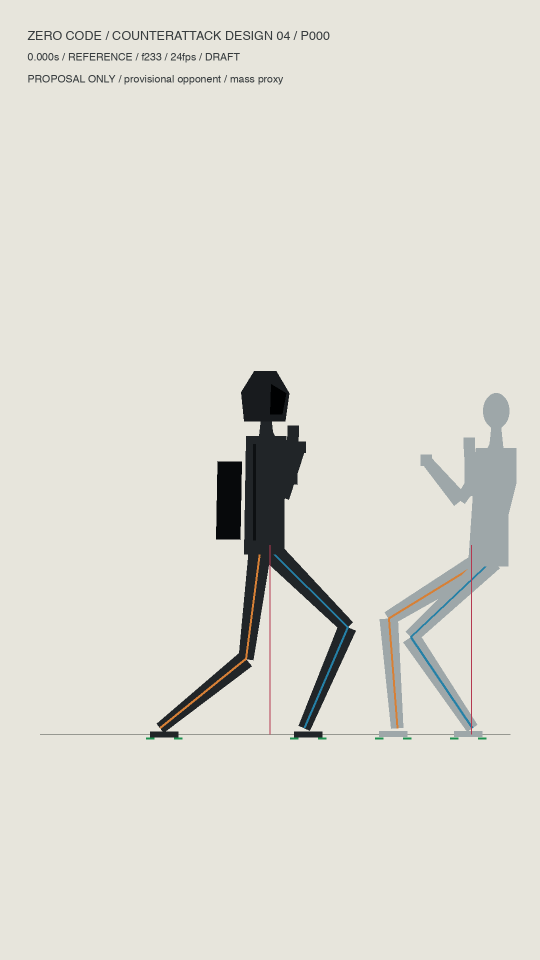
#> input picture reviews/counterattack_design_04/frames/P000.png, 1080 x 1920 px, given in place of P023.png, which was not available (shown at 1/2 size)
$ python build_design_04.py
#> lines starting #> are read from the running program, lines starting #| are printed output that depends on the picture; pictures that were not available may be replaced by others from this repository, and a replacement may not be noted
### reviews/counterattack_design_04/source/baseline.py
from pathlib import Path
from PIL import Image, ImageDraw, ImageFont
import math,json,copy,subprocess,hashlib,zipfile,shutil
GROUND=734.0
def ik(a, b, facing):
    l, m = 112., 110.
    dx, dy = b[0]-a[0], b[1]-a[1]
    dist = math.hypot(dx, dy)
    assert abs(l-m) < dist < l+m, (a,b,dist)
    q = (l*l-m*m+dist*dist)/(2*dist)
    h = math.sqrt(l*l-q*q)
    return [a[0]+dx/dist*q+facing*dy/dist*h,
            a[1]+dy/dist*q-facing*dx/dist*h]

# [9 lines left out: function shoe, not called in this run]

def mass_proxy(q):
    j = q['joints']; h=j['hip']; s=j['shoulder']
    segs=[(h,s,.48),(s,j['head'],.08)]
    for side in ['L','R']:
        segs += [(j[side+'_hip'],j[side+'_knee'],.10),
                 (j[side+'_knee'],j[side+'_ankle'],.06)]
    segs += [(s,j['fist'],.04),(s,j['guard'],.04)]
    return sum((a[0]+b[0])*.5*w for a,b,w in segs)/sum(w for a,b,w in segs)

def lerp(keys,t):
    for (a,x),(b,y) in zip(keys,keys[1:]):
        if a<=t<=b:
            u=(t-a)/(b-a);s=u*u*(3-2*u)
            return x+(y-x)*s
    return keys[0][1] if t<keys[0][0] else keys[-1][1]

# [5 lines left out: function step, not called in this run]

def arm(a,b,face):
    dx,dy=b[0]-a[0],b[1]-a[1];dist=math.hypot(dx,dy)
    assert 0<dist<106,(a,b,dist)
    h=math.sqrt(53*53-dist*dist/4)
    return [a[0]+dx/2-face*dy/dist*h,a[1]+dy/2+face*dx/dist*h]

# [99 lines left out: functions phase, pose, render, not called in this run]

### reviews/counterattack_design_04/source/build_design_04.py
from pathlib import Path
import json,copy,math,subprocess,shutil,hashlib,zipfile
from PIL import Image,ImageDraw,ImageFont
import baseline as b
O=Path(__file__).resolve().parents[1]; R=O.parents[1]; A=R/'reviews/counterattack_design_03'
poses=json.loads((A/'source/poses03.json').read_text())
#> (reads reviews/counterattack_design_03/source/poses03.json from the repository)
b.font=ImageFont.truetype('/System/Library/Fonts/Helvetica.ttc',25); b.small=ImageFont.truetype('/System/Library/Fonts/Helvetica.ttc',21)
L=b.lerp
for t,p in enumerate(poses):
 p['version']='04';p['indent']=0
 if 23<=t<=39:
  j=p['hero']['joints']; h=j['hip'];s=j['shoulder']
  # Local abdomen moves first; chest, head, pelvis start at distinct frames.
  hx=L([(23,264),(30,264),(33,246),(36,211),(39,163)],t)
  sx=L([(23,264),(25,264),(26,254),(28,236),(31,219),(35,197),(39,153)],t)
  headx=L([(23,264),(28,270),(30,257),(33,213),(35,190),(39,153)],t)
  h[0]=hx;s[0]=sx;j['head'][0]=headx
  p['indent']=L([(23,0),(24,0),(25,26),(26,28),(28,22),(31,10),(35,0),(39,0)],t)
  for side in ['L','R']:
   j[side+'_hip']=[hx+(4 if side=='L' else -4),h[1]]
   j[side+'_knee']=b.ik(j[side+'_hip'],j[side+'_ankle'],1)
  j['guard']=[sx+24,s[1]+4];j['guard_elbow']=b.arm(s,j['guard'],-1)
  j['fist']=[sx+35,s[1]+30];j['elbow']=b.arm([sx+7,s[1]+8],j['fist'],-1)
  p['hero']['com_x']=b.mass_proxy(p['hero'])
  # Visible fist left edge equals the local abdominal contour on P024/P025.
  ej=p['enemy']['joints'];y=h[1]-45
  x=L([(23,321),(24,296),(25,270),(26,268),(28,274),(31,321),(39,340)],t)
  ej['fist']=[x,y];ej['elbow']=[x+52,y-10]
  p['enemy']['com_x']=b.mass_proxy(p['enemy'])
 # Independent delayed rigid bag orientation and translational follow-through.
 p['bag_angle']=L([(0,0),(26,0),(28,.30),(31,.42),(35,-.24),(38,-.13),(40,.08),(42,0),(71,0)],t)
 p['bag_offset']=L([(0,0),(26,0),(28,10),(31,20),(35,9),(38,-7),(40,-3),(42,0),(71,0)],t)
import inspect
src=inspect.getsource(b.render)
src=src.replace("up=[dx/l,dy/l];back=[dy/l,-dx/l]", "angle=p.get('bag_angle',0); dx,dy=dx*math.cos(angle)-dy*math.sin(angle),dx*math.sin(angle)+dy*math.cos(angle); up=[dx/l,dy/l];back=[dy/l,-dx/l]")
src=src.replace("[h[0]+20,h[1]+6],[h[0]-20,h[1]+6]", "[s[0]+20,s[1]+35],[h[0]+20-p.get('indent',0) if who=='hero' else h[0]+20,h[1]-45],[h[0]+20,h[1]+6],[h[0]-20,h[1]+6]")
src=src.replace('h[0]+back[0]*24','h[0]+back[0]*24+p.get(\"bag_offset\",0)')
# Draw contact arm in front of torso with a dark non-glowing silhouette edge.
needle="    t=p['proposal_frame']"
insert="""    if 22<=p['proposal_frame']<=31:
        j=p['enemy']['joints'];a=j['elbow'];f=j['fist']
        line(a,f,(75,82,85),9);line(a,f,(158,167,169),7)
        x,y=pt(f);d.polygon([(x-24,y-11),(x+12,y-11),(x+18,y-5),(x+18,y+10),(x-24,y+10)],fill=(158,167,169),outline=(70,77,80),width=2)
    t=p['proposal_frame']"""
src=src.replace("('1-frame' if 20<=t<=29 else '2-frame')", "'24fps / DRAFT'")
src=src.replace(needle,insert).replace('COUNTERATTACK DESIGN /','COUNTERATTACK DESIGN 04 /')
ns=dict(b.__dict__);exec(src,ns);render=ns['render']
for n in ['frames','comparison','video','verification']:(O/n).mkdir(exist_ok=True)
for t,p in enumerate(poses):render(p).save(O/'frames'/f'P{t:03}.png')
#> this loop made 72 passes
#> pass 1, `for t,p in enumerate(poses):render(p).save(O/'frames'/f'P{t:03}.png')`:
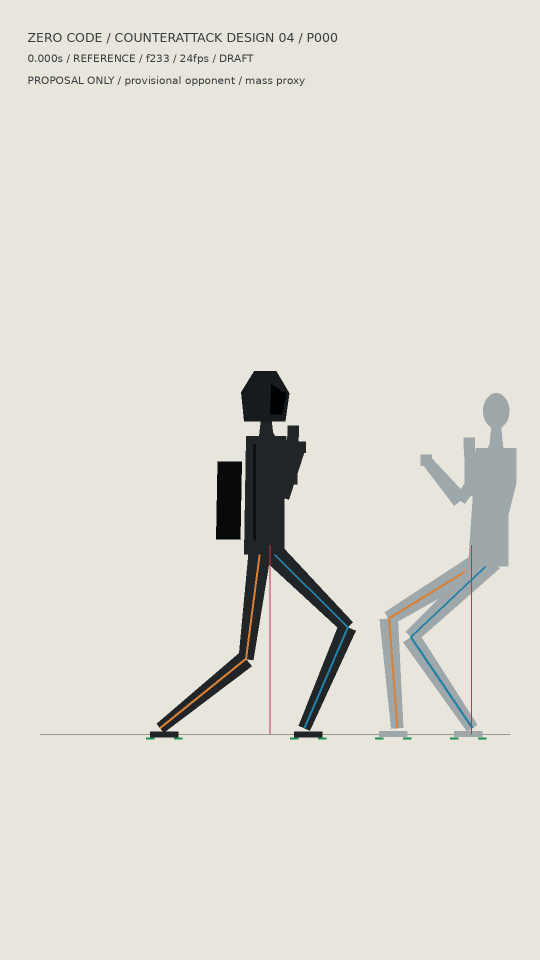
#> saved as P000.png: PIL image 1080x1920 RGB (shown at 1/2 size); mean R, G, B 221.5, 220, 211.7
f=shutil.which('ffmpeg');probe=shutil.which('ffprobe')
def run(args):subprocess.run([f,'-v','error','-y']+args,check=True)
#> (this line was passed over: subprocess is not available in this run)
v=O/'video/counterattack_design_04_24fps.mp4';cv=O/'comparison/03_vs_04_24fps.mp4'
run(['-framerate','24','-start_number','0','-i',str(O/'frames/P%03d.png'),'-frames:v','72','-an','-c:v','libx264','-crf','18','-pix_fmt','yuv420p','-movflags','+faststart',str(v)])
run(['-i',str(A/'video/counterattack_design_03_24fps.mp4'),'-i',str(v),'-filter_complex','[0:v][1:v]hstack=inputs=2[v]','-map','[v]','-frames:v','72','-an','-c:v','libx264','-crf','18','-pix_fmt','yuv420p','-movflags','+faststart',str(cv)])
dec=O/'verification/decoded03';dec.mkdir(exist_ok=True)
run(['-i',str(A/'video/counterattack_design_03_24fps.mp4'),'-start_number','0',str(dec/'P%03d.png')])
keys=[23,24,25,26,28,31,35,40,46,50,51]
sheet=Image.new('RGB',(2160,2750),'white')
#> sheet: PIL image 2160x2750 RGB; every value is 255
for i,t in enumerate(keys):
 im=Image.new('RGB',(2160,1920));im.paste(Image.open(dec/f'P{t:03}.png'),(0,0));im.paste(Image.open(O/'frames'/f'P{t:03}.png'),(1080,0));d=ImageDraw.Draw(im);d.text((55,190),'03 HOLD',font=b.font,fill='black');d.text((1135,190),'04 DRAFT',font=b.font,fill='black');im.save(O/'comparison'/f'03_vs_04_P{t:03}.png')
#> after `im = Image.new('RGB', (2160, 1920))`: im: PIL image 2160x1920 RGB; every value is 0
#> after `im.paste(Image.open(dec / f'P{t:03}.png'), (0, 0))`:
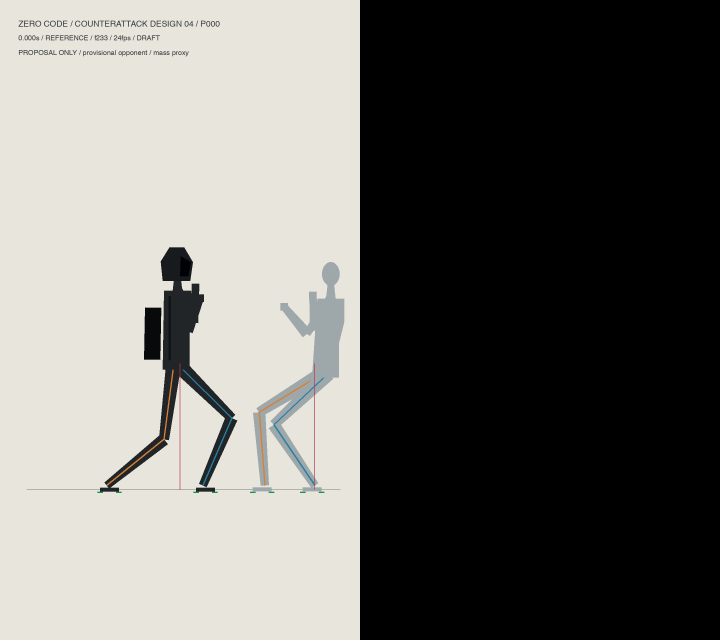
#> im: PIL image 2160x1920 RGB (shown at 1/3 size); mean R, G, B 110.8, 110, 105.8
#> after `im.paste(Image.open(O / 'frames' / f'P{t:03}.png'), (1080, 0))`:
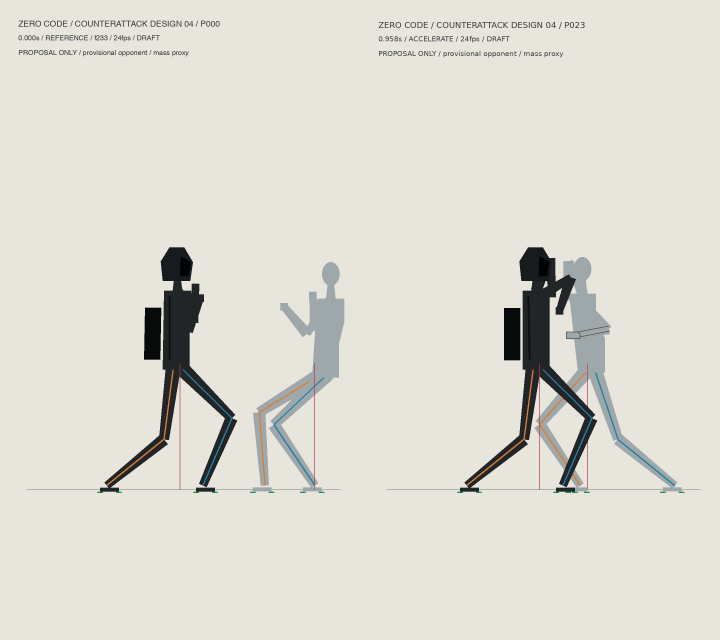
#> im: PIL image 2160x1920 RGB (shown at 1/3 size); mean R, G, B 221.4, 219.9, 211.6
 thumb=Image.open(O/'frames'/f'P{t:03}.png').crop((180,700,1040,1520)).resize((540,500));x=i%4*540;y=i//4*550;sheet.paste(thumb,(x,y+40));ImageDraw.Draw(sheet).text((x+10,y+8),f'04 DRAFT P{t:03}',font=b.small,fill='black')
#> after `thumb = Image.open(O / 'frames' / f'P{t:03}.png').crop((180, 700, 1040`:
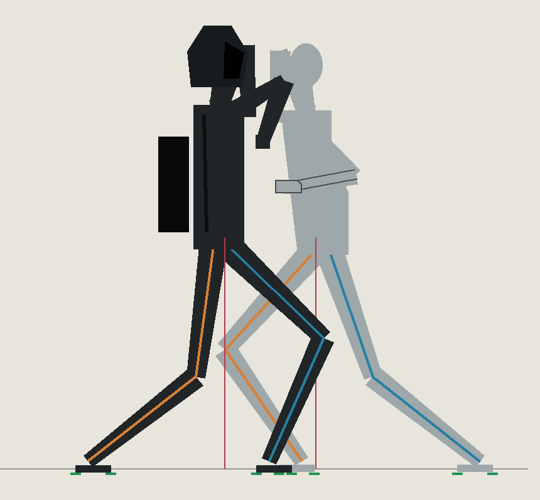
#> thumb: PIL image 540x500 RGB; mean R, G, B 204.4, 203.7, 196.6
#> after `sheet.paste(thumb, (x, y + 40))`:
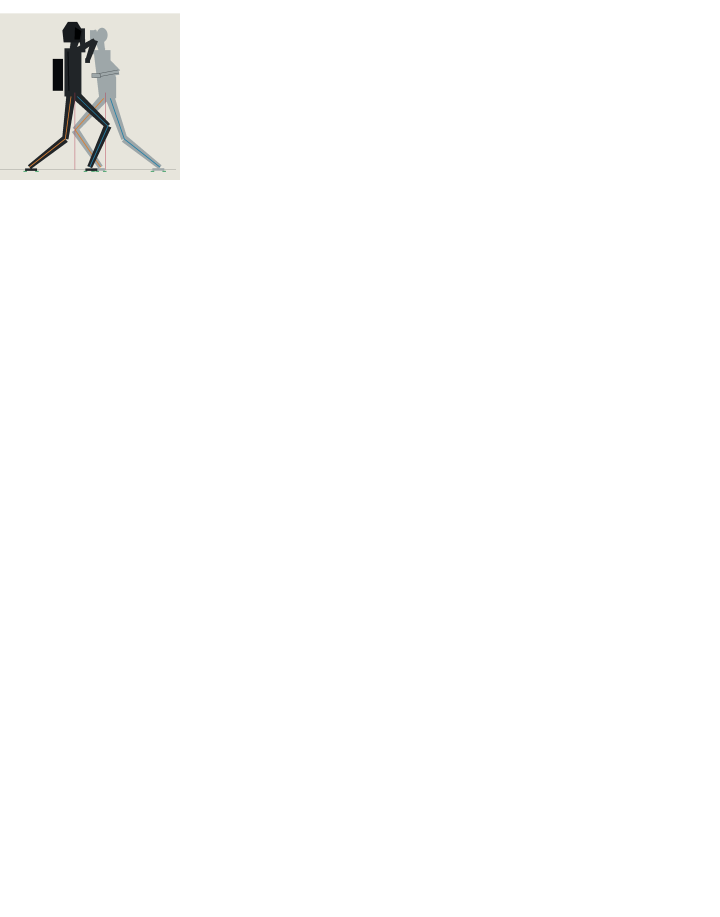
#> sheet: PIL image 2160x2750 RGB (shown at 1/3 size); mean R, G, B 252.7, 252.7, 252.3
#> pass 2 of the loop `for i,t in enumerate(keys):`:
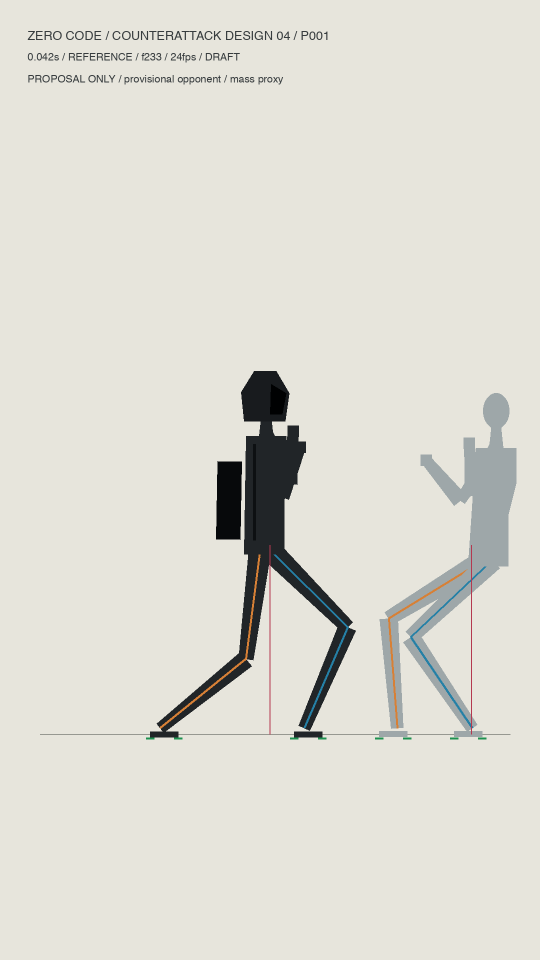
#> input picture reviews/counterattack_design_04/frames/P001.png, 1080 x 1920 px, given in place of P024.png, which was not available (shown at 1/2 size)
#> `thumb = Image.open(O / 'frames' / f'P{t:03}.png').crop((180, 700, 1040`:
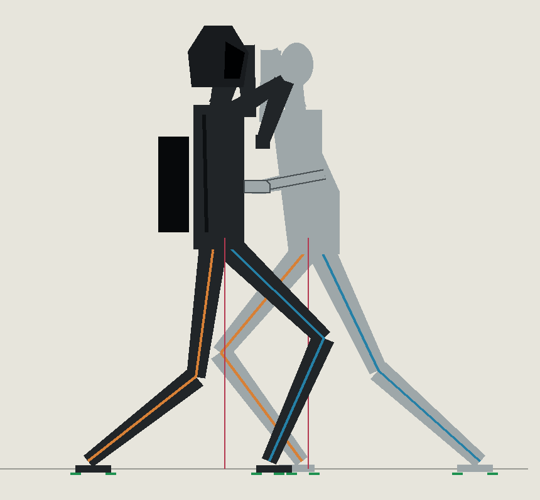
#> thumb: PIL image 540x500 RGB; mean R, G, B 204.6, 203.8, 196.7
#> `sheet.paste(thumb, (x, y + 40))`:
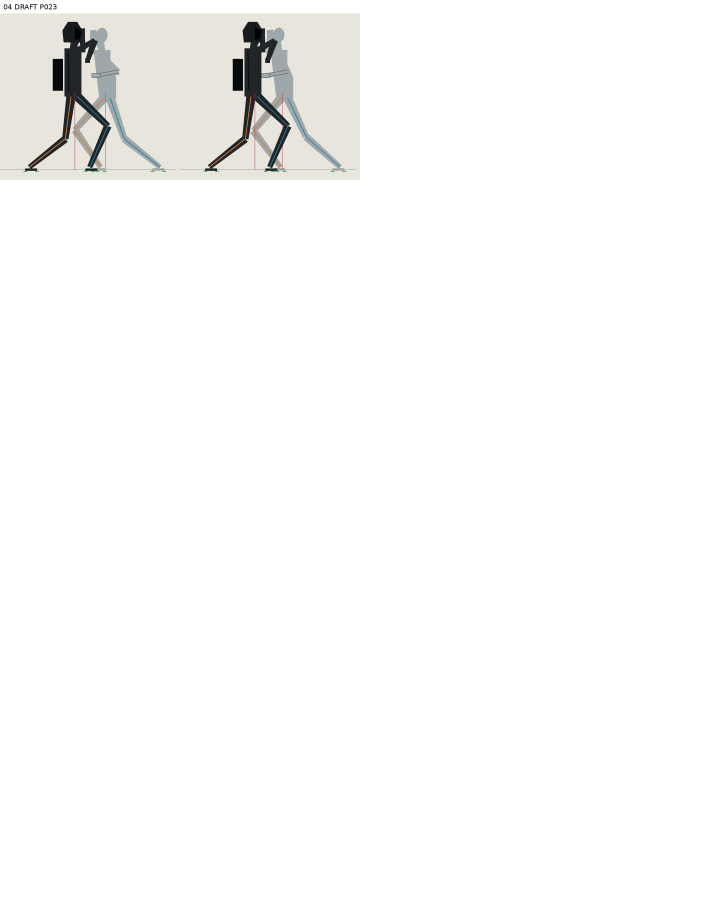
#> sheet: PIL image 2160x2750 RGB (shown at 1/3 size); mean R, G, B 250.4, 250.3, 249.7
#> (the run stopped early here; a loop or call above may not have finished)
